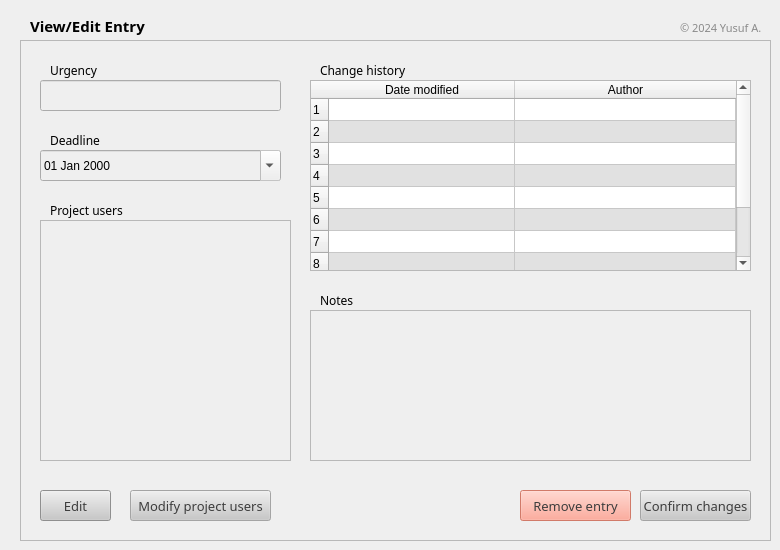
    <widget class="QWidget" name="tab_edit_entries">
     <attribute name="title">
      <string>View Entry</string>
     </attribute>
     <widget class="QFrame" name="frame">
      <property name="enabled">
       <bool>true</bool>
      </property>
      <property name="geometry">
       <rect>
        <x>20</x>
        <y>40</y>
        <width>751</width>
        <height>501</height>
       </rect>
      </property>
      <property name="frameShape">
       <enum>QFrame::StyledPanel</enum>
      </property>
      <property name="frameShadow">
       <enum>QFrame::Raised</enum>
      </property>
      <widget class="QPlainTextEdit" name="view_notes">
       <property name="enabled">
        <bool>false</bool>
       </property>
       <property name="geometry">
        <rect>
         <x>290</x>
         <y>270</y>
         <width>441</width>
         <height>151</height>
        </rect>
       </property>
       <property name="font">
        <font>
         <family>CMU Sans Serif</family>
         <pointsize>9</pointsize>
         <weight>50</weight>
         <bold>false</bold>
        </font>
       </property>
       <property name="styleSheet">
        <string notr="true">:disabled {
	color: black;
	padding: 0.5em;
}

:enabled {
	padding: 0.5em;
}</string>
       </property>
       <property name="readOnly">
        <bool>false</bool>
       </property>
       <property name="plainText">
        <string/>
       </property>
      </widget>
      <widget class="QLabel" name="label_6">
       <property name="geometry">
        <rect>
         <x>300</x>
         <y>250</y>
         <width>221</width>
         <height>21</height>
        </rect>
       </property>
       <property name="font">
        <font>
         <family>CMU Sans Serif</family>
         <pointsize>9</pointsize>
         <weight>50</weight>
         <bold>false</bold>
        </font>
       </property>
       <property name="text">
        <string>Notes</string>
       </property>
      </widget>
      <widget class="QPushButton" name="btn_view_confirm">
       <property name="enabled">
        <bool>false</bool>
       </property>
       <property name="geometry">
        <rect>
         <x>620</x>
         <y>450</y>
         <width>111</width>
         <height>31</height>
        </rect>
       </property>
       <property name="font">
        <font>
         <family>CMU Sans Serif</family>
         <pointsize>10</pointsize>
         <weight>50</weight>
         <bold>false</bold>
        </font>
       </property>
       <property name="styleSheet">
        <string notr="true">background-color: rgb(200, 200, 200);
color: #3d3d3d;</string>
       </property>
       <property name="text">
        <string>Confirm changes</string>
       </property>
       <property name="default">
        <bool>false</bool>
       </property>
       <property name="flat">
        <bool>false</bool>
       </property>
      </widget>
      <widget class="QLabel" name="label_7">
       <property name="geometry">
        <rect>
         <x>300</x>
         <y>20</y>
         <width>221</width>
         <height>21</height>
        </rect>
       </property>
       <property name="font">
        <font>
         <family>CMU Sans Serif</family>
         <pointsize>9</pointsize>
         <weight>50</weight>
         <bold>false</bold>
        </font>
       </property>
       <property name="text">
        <string>Change history</string>
       </property>
      </widget>
      <widget class="QTableWidget" name="table_revision">
       <property name="geometry">
        <rect>
         <x>290</x>
         <y>40</y>
         <width>441</width>
         <height>191</height>
        </rect>
       </property>
       <property name="styleSheet">
        <string notr="true">alternate-background-color: #e1e1e1;</string>
       </property>
       <property name="editTriggers">
        <set>QAbstractItemView::NoEditTriggers</set>
       </property>
       <property name="alternatingRowColors">
        <bool>true</bool>
       </property>
       <property name="selectionMode">
        <enum>QAbstractItemView::SingleSelection</enum>
       </property>
       <property name="selectionBehavior">
        <enum>QAbstractItemView::SelectRows</enum>
       </property>
       <property name="rowCount">
        <number>10</number>
       </property>
       <attribute name="horizontalHeaderMinimumSectionSize">
        <number>186</number>
       </attribute>
       <attribute name="horizontalHeaderDefaultSectionSize">
        <number>186</number>
       </attribute>
       <attribute name="horizontalHeaderStretchLastSection">
        <bool>true</bool>
       </attribute>
       <attribute name="verticalHeaderDefaultSectionSize">
        <number>22</number>
       </attribute>
       <attribute name="verticalHeaderStretchLastSection">
        <bool>false</bool>
       </attribute>
       <row/>
       <row/>
       <row/>
       <row/>
       <row/>
       <row/>
       <row/>
       <row/>
       <row/>
       <row/>
       <column>
        <property name="text">
         <string>Date modified</string>
        </property>
       </column>
       <column>
        <property name="text">
         <string>Author</string>
        </property>
       </column>
      </widget>
      <widget class="QPushButton" name="btn_view_remove">
       <property name="enabled">
        <bool>false</bool>
       </property>
       <property name="geometry">
        <rect>
         <x>500</x>
         <y>450</y>
         <width>111</width>
         <height>31</height>
        </rect>
       </property>
       <property name="font">
        <font>
         <family>CMU Sans Serif</family>
         <pointsize>10</pointsize>
         <weight>50</weight>
         <bold>false</bold>
        </font>
       </property>
       <property name="styleSheet">
        <string notr="true">background-color: #ff9580;
color: #3d3d3d;</string>
       </property>
       <property name="text">
        <string>Remove entry</string>
       </property>
       <property name="default">
        <bool>false</bool>
       </property>
       <property name="flat">
        <bool>false</bool>
       </property>
      </widget>
      <widget class="QListWidget" name="list_project_users">
       <property name="enabled">
        <bool>false</bool>
       </property>
       <property name="geometry">
        <rect>
         <x>20</x>
         <y>180</y>
         <width>251</width>
         <height>241</height>
        </rect>
       </property>
       <property name="font">
        <font>
         <family>CMU Sans Serif</family>
         <pointsize>10</pointsize>
         <weight>50</weight>
         <bold>false</bold>
        </font>
       </property>
       <property name="autoFillBackground">
        <bool>false</bool>
       </property>
       <property name="styleSheet">
        <string notr="true">:disabled {
	color: black;
	padding: 0.2em;
}

:enabled {
	padding: 0.2em;
}</string>
       </property>
       <property name="editTriggers">
        <set>QAbstractItemView::NoEditTriggers</set>
       </property>
      </widget>
      <widget class="QPushButton" name="btn_view_edit">
       <property name="enabled">
        <bool>true</bool>
       </property>
       <property name="geometry">
        <rect>
         <x>20</x>
         <y>450</y>
         <width>71</width>
         <height>31</height>
        </rect>
       </property>
       <property name="font">
        <font>
         <family>CMU Sans Serif</family>
         <pointsize>10</pointsize>
         <weight>50</weight>
         <bold>false</bold>
        </font>
       </property>
       <property name="styleSheet">
        <string notr="true">background-color: rgb(200, 200, 200);
color: #3d3d3d;</string>
       </property>
       <property name="text">
        <string>Edit</string>
       </property>
       <property name="checkable">
        <bool>true</bool>
       </property>
       <property name="default">
        <bool>false</bool>
       </property>
       <property name="flat">
        <bool>false</bool>
       </property>
      </widget>
      <widget class="QLabel" name="label_8">
       <property name="geometry">
        <rect>
         <x>30</x>
         <y>160</y>
         <width>221</width>
         <height>21</height>
        </rect>
       </property>
       <property name="font">
        <font>
         <family>CMU Sans Serif</family>
         <pointsize>9</pointsize>
         <weight>50</weight>
         <bold>false</bold>
        </font>
       </property>
       <property name="text">
        <string>Project users</string>
       </property>
      </widget>
      <widget class="QLineEdit" name="view_urgency">
       <property name="enabled">
        <bool>false</bool>
       </property>
       <property name="geometry">
        <rect>
         <x>20</x>
         <y>40</y>
         <width>241</width>
         <height>31</height>
        </rect>
       </property>
       <property name="font">
        <font>
         <family>CMU Sans Serif</family>
         <pointsize>10</pointsize>
         <weight>50</weight>
         <bold>false</bold>
        </font>
       </property>
       <property name="styleSheet">
        <string notr="true">:disabled {
	color: black;
	padding-left: .5em;
}

:enabled {
	padding-left: .5em;
}</string>
       </property>
       <property name="text">
        <string/>
       </property>
       <property name="echoMode">
        <enum>QLineEdit::Normal</enum>
       </property>
       <property name="placeholderText">
        <string/>
       </property>
      </widget>
      <widget class="QLabel" name="label_16">
       <property name="geometry">
        <rect>
         <x>30</x>
         <y>20</y>
         <width>221</width>
         <height>21</height>
        </rect>
       </property>
       <property name="font">
        <font>
         <family>CMU Sans Serif</family>
         <pointsize>9</pointsize>
         <weight>50</weight>
         <bold>false</bold>
        </font>
       </property>
       <property name="text">
        <string>Urgency</string>
       </property>
      </widget>
      <widget class="QLabel" name="label_17">
       <property name="geometry">
        <rect>
         <x>30</x>
         <y>90</y>
         <width>221</width>
         <height>21</height>
        </rect>
       </property>
       <property name="font">
        <font>
         <family>CMU Sans Serif</family>
         <pointsize>9</pointsize>
         <weight>50</weight>
         <bold>false</bold>
        </font>
       </property>
       <property name="text">
        <string>Deadline</string>
       </property>
      </widget>
      <widget class="QPushButton" name="btn_view_modify_users">
       <property name="enabled">
        <bool>false</bool>
       </property>
       <property name="geometry">
        <rect>
         <x>110</x>
         <y>450</y>
         <width>141</width>
         <height>31</height>
        </rect>
       </property>
       <property name="font">
        <font>
         <family>CMU Sans Serif</family>
         <pointsize>10</pointsize>
         <weight>50</weight>
         <bold>false</bold>
        </font>
       </property>
       <property name="styleSheet">
        <string notr="true">background-color: rgb(200, 200, 200);
color: #3d3d3d;</string>
       </property>
       <property name="text">
        <string>Modify project users</string>
       </property>
       <property name="checkable">
        <bool>false</bool>
       </property>
       <property name="default">
        <bool>false</bool>
       </property>
       <property name="flat">
        <bool>false</bool>
       </property>
      </widget>
      <widget class="QDateEdit" name="view_deadline">
       <property name="enabled">
        <bool>false</bool>
       </property>
       <property name="geometry">
        <rect>
         <x>20</x>
         <y>110</y>
         <width>241</width>
         <height>31</height>
        </rect>
       </property>
       <property name="styleSheet">
        <string notr="true">:disabled {
	color: black;
	padding-left: .5em;
}

:enabled {
	padding-left: .5em;
}</string>
       </property>
       <property name="accelerated">
        <bool>true</bool>
       </property>
       <property name="displayFormat">
        <string>dd MMM yyyy</string>
       </property>
       <property name="calendarPopup">
        <bool>true</bool>
       </property>
      </widget>
     </widget>
     <widget class="QLabel" name="label_11">
      <property name="geometry">
       <rect>
        <x>30</x>
        <y>10</y>
        <width>191</width>
        <height>31</height>
       </rect>
      </property>
      <property name="font">
       <font>
        <family>CMU Sans Serif</family>
        <pointsize>11</pointsize>
        <weight>75</weight>
        <bold>true</bold>
       </font>
      </property>
      <property name="text">
       <string>View/Edit Entry</string>
      </property>
     </widget>
     <widget class="QLabel" name="label_3">
      <property name="geometry">
       <rect>
        <x>680</x>
        <y>20</y>
        <width>91</width>
        <height>16</height>
       </rect>
      </property>
      <property name="font">
       <font>
        <family>CMU Sans Serif</family>
        <pointsize>8</pointsize>
        <weight>50</weight>
        <bold>false</bold>
       </font>
      </property>
      <property name="styleSheet">
       <string notr="true">color: #8a8a8a;</string>
      </property>
      <property name="text">
       <string>© 2024 Yusuf A.</string>
      </property>
      <property name="alignment">
       <set>Qt::AlignLeading|Qt::AlignLeft|Qt::AlignVCenter</set>
      </property>
      <property name="wordWrap">
       <bool>true</bool>
      </property>
     </widget>
    </widget>
